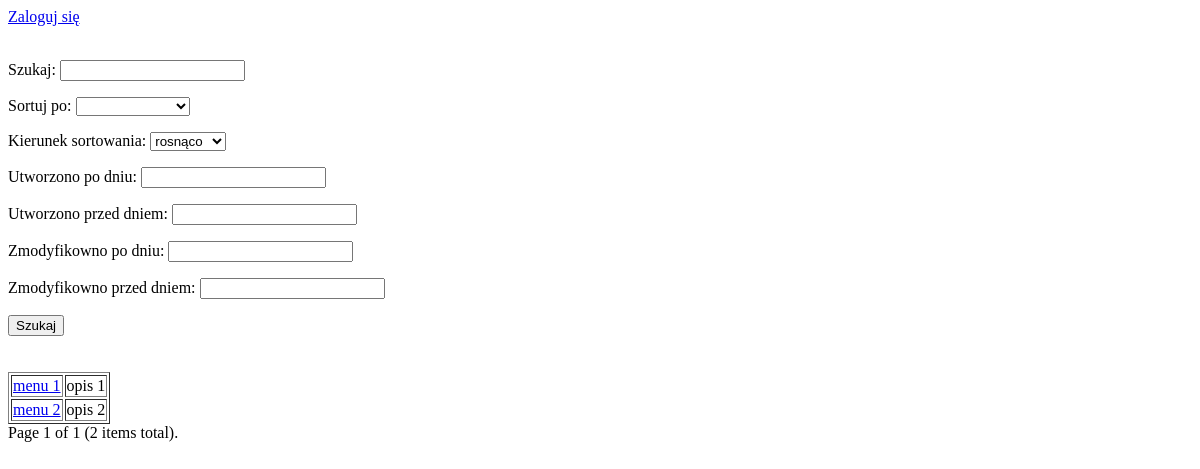
The app's page /, older data.
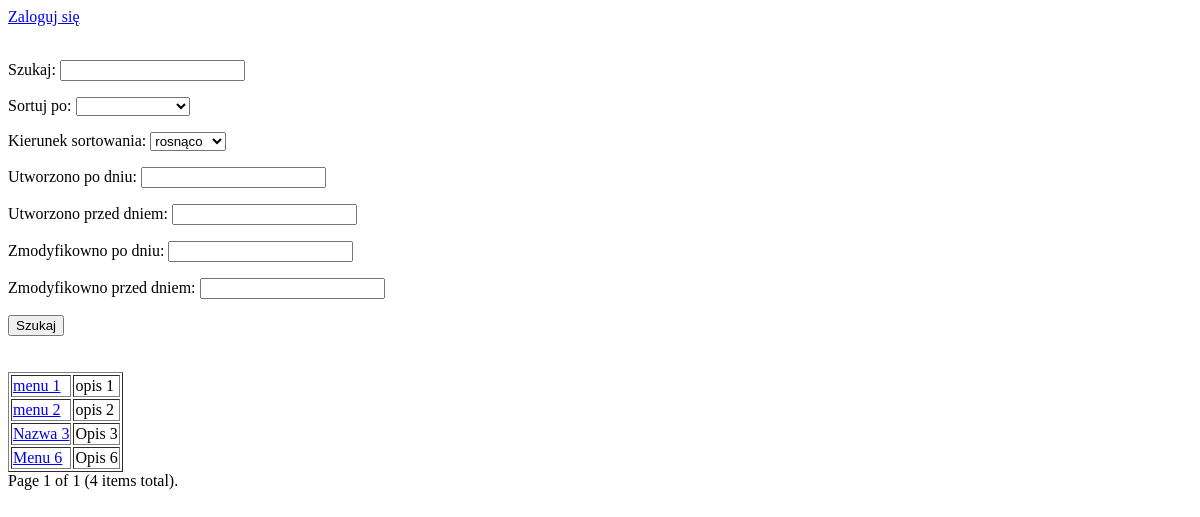
The same page, newer data.
### menu/models.py (models this page shows, shortened)
class Menu(models.Model):
    name = models.TextField(max_length=50, unique=True, verbose_name='Nazwa')
    description = models.TextField(max_length=1000, verbose_name='Opis')
    created = models.DateTimeField(editable=False, verbose_name='Utworzono')
    modified = models.DateTimeField(auto_now=True, verbose_name='Zmodyfikowano')
    dishes = models.ManyToManyField(Dish, blank=True, verbose_name='Dania')

### menu/views.py (the view)
# urls.py: path('', views.MenuListView.as_view(), name='home'),
class MenuListView(ListView):
    model = Menu
    template_name = 'index.html'
    paginate_by = 10
    def get_context_data(self, *, object_list=None, **kwargs):
        queryset = object_list if object_list is not None else self.object_list
        search_form = MenuSearchForm(self.request.GET)
        if search_form.is_valid():
            name = search_form.cleaned_data.get('name', '').strip()
            if name:
                queryset = queryset.filter(name__icontains=name)
            sorting = search_form.cleaned_data['sorting']
            if sorting:
                sorting_direction = search_form.cleaned_data['sorting_direction']
                if sorting_direction == 'DESC':
                    sorting = '-' + sorting
                queryset = queryset.order_by(sorting, '-pk')
            created_starting_date = search_form.cleaned_data['created_starting_date']
            created_ending_date = search_form.cleaned_data['created_ending_date']
            if created_starting_date and created_ending_date:
                queryset = queryset.filter(created__gte=created_ending_date,
                                           created__lte=created_ending_date)
            if created_starting_date and not created_ending_date:
                queryset = queryset.filter(created__gte=created_starting_date)
            if not created_starting_date and created_ending_date:
                queryset = queryset.filter(created__lte=created_ending_date)
            edited_starting_date = search_form.cleaned_data['edited_starting_date']
            edited_ending_date = search_form.cleaned_data['edited_ending_date']
            if edited_starting_date and created_ending_date:
                queryset = queryset.filter(created__gte=edited_ending_date,
                                           created__lte=edited_starting_date)
            if edited_starting_date and not edited_ending_date:
                queryset = queryset.filter(created__gte=edited_starting_date)
            if not edited_starting_date and edited_ending_date:
                queryset = queryset.filter(created__lte=edited_ending_date)
        return super().get_context_data(
            search_form=search_form,
            object_list=queryset,
            **kwargs)

### menu/forms.py
class MenuSearchForm(forms.ModelForm):
    SORTING = ('name', 'created', 'modified',)
    SORTING_NAMES = ('nazwa', 'utworzono', 'zmodyfikowano')
    sorting = forms.ChoiceField(choices=[('', '')] + list(zip(SORTING, SORTING_NAMES)), label='Sortuj po')
    sorting_direction = forms.ChoiceField(choices=DIRECTION, label='Kierunek sortowania')
    created_starting_date = forms.DateField(label='Utworzono po dniu')
    created_ending_date = forms.DateField(label='Utworzono przed dniem')
    edited_starting_date = forms.DateField(label='Zmodyfikowno po dniu')
    edited_ending_date = forms.DateField(label='Zmodyfikowno przed dniem')
    class Meta:
        model = Menu
        fields = ('name',)
        labels = {
            'name': 'Szukaj',
        }
        widgets = {
            'name': forms.TextInput
        }
    def __init__(self, *args, **kwargs):
        super().__init__(*args, **kwargs)
        for i in self.fields:
            self.fields[i].required = False

### templates/index.html (shortened to what this page needs)
{% extends 'base.html' %}
{% block body %}
    <form method="get" action="">
    {{search_form.as_p}}
      <button type="submit">Szukaj</button>
    </form>
    <br/><br/>
    <table border="1">
    {% for object in object_list %}
        <tr><td><a href="menu_detail/{{ object.pk }}">{{ object.name }}</a></td><td>{{ object.description }}</td></tr>
    {% endfor %}
    </table>
    {% include "_pagination.html" %}
    <br/><br/>
{% endblock %}

Row changes from the older to the newer data that the page shows:
added Menu: name "Nazwa 3", description "Opis 3"
added Menu: name "Menu 6", description "Opis 6"
Text that changed along with them:
{{ page_obj.paginator.count }}: "2" → "4"
